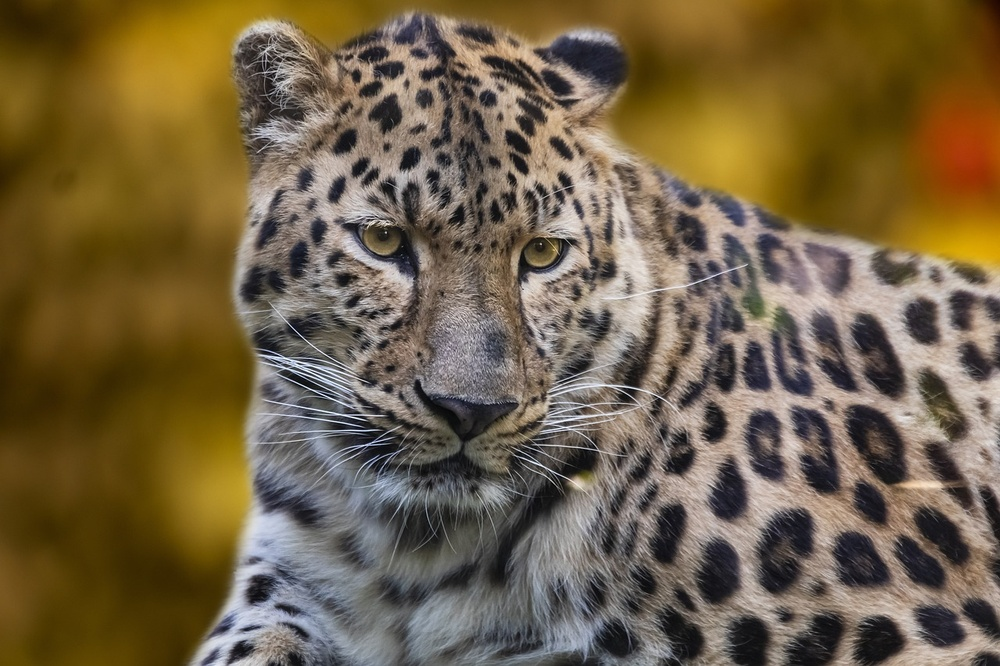
//> input picture ch4/data/leopard.jpg, 1000 x 666 px, shrunk from 1280 x 852 before the run
$ ./basic_image_operations ../data/leopard.jpg   (built with g++ and OpenCV 4)
//> lines starting //> are read from the running program, lines starting //| are printed output that depends on the picture; after the words box and inside, x2 and y2 are one past the last pixel; in counts of white or black regions, pixels touching at a corner belong together
// basic_image_operations.cpp
// 2023 SEP 23
// Tershire


#include <iostream>

#include <opencv2/opencv.hpp>


int main(int argc, char **argv)
{
    // image //////////////////////////////////////////////////////////////////
    cv::Mat image;

    // load image /////////////////////////////////////////////////////////////
    image = cv::imread(argv[1]);
//> image is the input picture: 666 rows x 1000 cols, CV_8UC3; mean B, G, R 69.3, 97.5, 114.2

    // check loading
    if (image.data == nullptr)
    {
        std::cerr << "file" << argv[1] << " does not exist." << std::endl;
        return 0;
    }

    // basic info.
    std::cout << "w: " << image.cols << " == " << image.size().width  << std::endl
              << "h: " << image.rows << " == " << image.size().height << std::endl;
//| w: 1000 == 1000
//| h: 666 == 666
    std::cout << "#channels: " << image.channels() << std::endl;
//| #channels: 3

    // type
    std::cout << "image_type: " << image.type() << std::endl;
//| image_type: 16
    assert(image.type() == CV_8UC1 || image.type() == CV_8UC3);

    //
    unsigned char* row_ptr;
    unsigned char* pixel_ptr;
    unsigned char gray_level;
    for (size_t y = 0; y < image.rows; ++y)
    {
        row_ptr = image.ptr<unsigned char>(y);

        for (size_t x = 0; x < image.cols; ++x)
        {
            pixel_ptr = &row_ptr[x * image.channels()];

            for (int c = 0; c < image.channels(); ++c)
            {
                gray_level = pixel_ptr[c];
            }
        }
    }
//> this loop made 666 passes
//> gray_level on passes 1 to 3: 30, 31, 33
//> after the loop, gray_level = 33

    // print (B, G, R) of the last pixel
    std::cout << "last pixel's (B, G, R) is ";
    std::cout << "(" << int(pixel_ptr[0]) << ", "
                     << int(pixel_ptr[1]) << ", "
                     << int(pixel_ptr[2]) << ")" << std::endl;
//| (34, 31, 33)

    cv::imshow("image", image);
    cv::waitKey(0);

    // cv::Mat copy ///////////////////////////////////////////////////////////
    // <M1> operator = --------------------------------------------------------
    // operator = yields reference, not data copy
    cv::Mat image_other = image;

    // changing image_other will change image too
    image_other(cv::Rect(0, 0, 100, 100)).setTo(0);
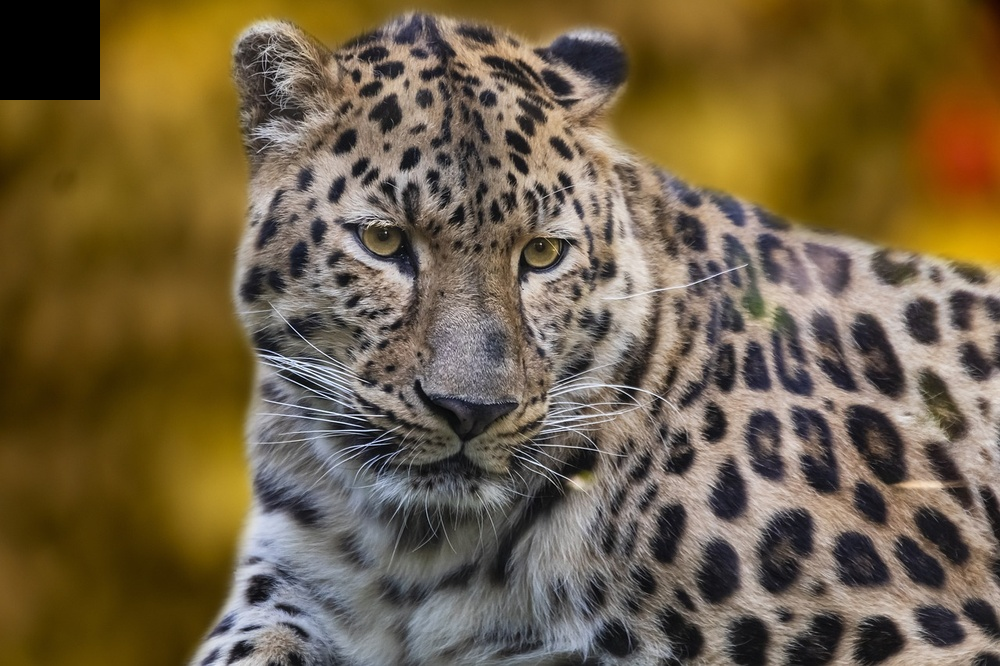
//> image_other: 666 rows x 1000 cols, CV_8UC3; 1.5% of pixels changed, all inside (x1, y1, x2, y2) = (0, 0, 100, 100)

    cv::imshow("image", image);
    cv::waitKey(0);

    // <M2> clone -------------------------------------------------------------
    // .clone() copies the data
    cv::Mat image_clone = image.clone();

    // changing image_clone will not change image
    image_clone(cv::Rect(0, 0, 100, 100)).setTo(255);
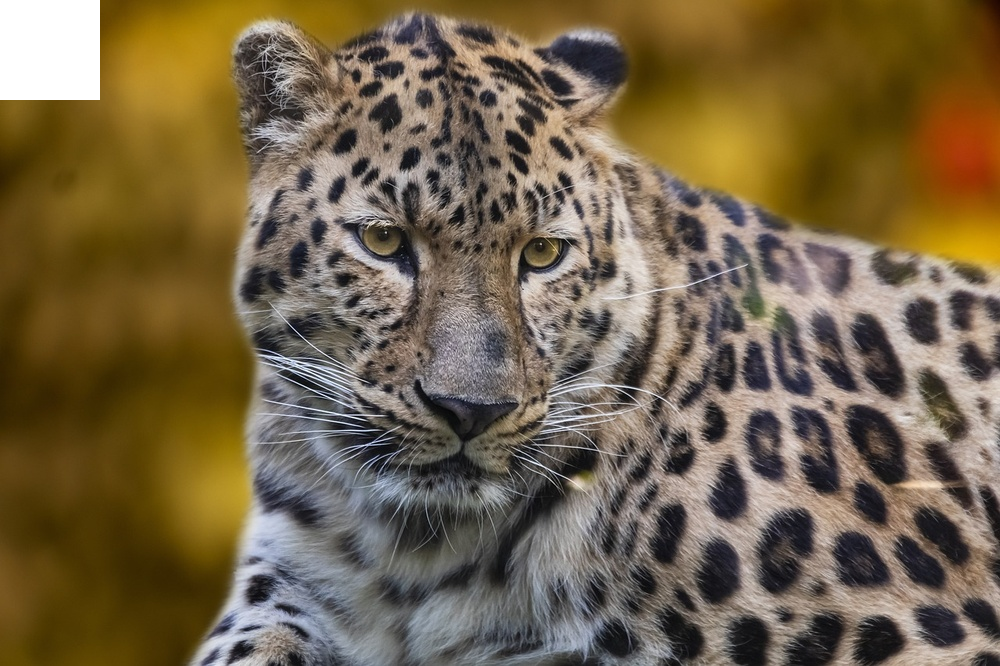
//> image_clone: 666 rows x 1000 cols, CV_8UC3; 1.5% of pixels changed, all inside (x1, y1, x2, y2) = (0, 0, 100, 100)

    cv::imshow("image", image);
    cv::imshow("image_clone", image_clone);
    cv::waitKey(0);

    cv::destroyAllWindows();

    return 0;
}

$ run again, on ch4/data/left.png
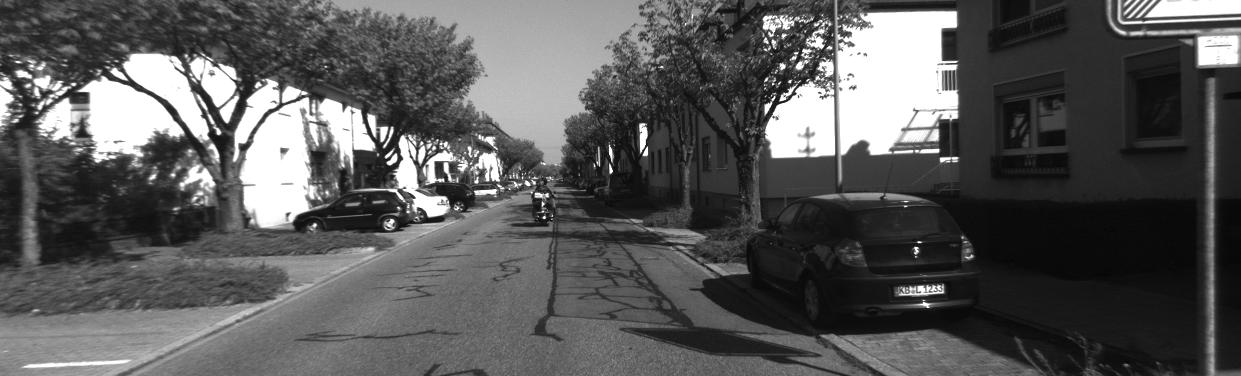
//> input picture ch4/data/left.png, 1241 x 376 px
//> image is the input picture: 376 rows x 1241 cols, CV_8UC3; min 6, max 255, mean 89
//| w: 1241 == 1241
//| h: 376 == 376
//| #channels: 3
//| image_type: 16
//> the loop `for (size_t y = 0; y < image.rows; ++y)` made 376 passes
//> gray_level on passes 1 to 3: 255, 255, 255
//> after the loop `for (size_t y = 0; y < image.rows; ++y)`: gray_level = 101
//| (101, 101, 101)
//> `image_other(cv::Rect(0, 0, 100, 100)).setTo(0);`:
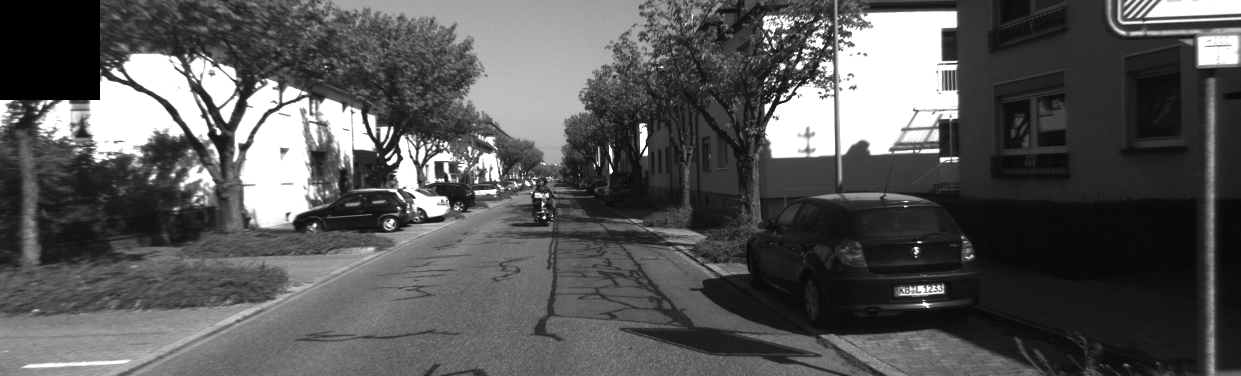
//> image_other: 376 rows x 1241 cols, CV_8UC3; 2.14% of pixels changed, all inside (x1, y1, x2, y2) = (0, 0, 100, 100)
//> `image_clone(cv::Rect(0, 0, 100, 100)).setTo(255);`:
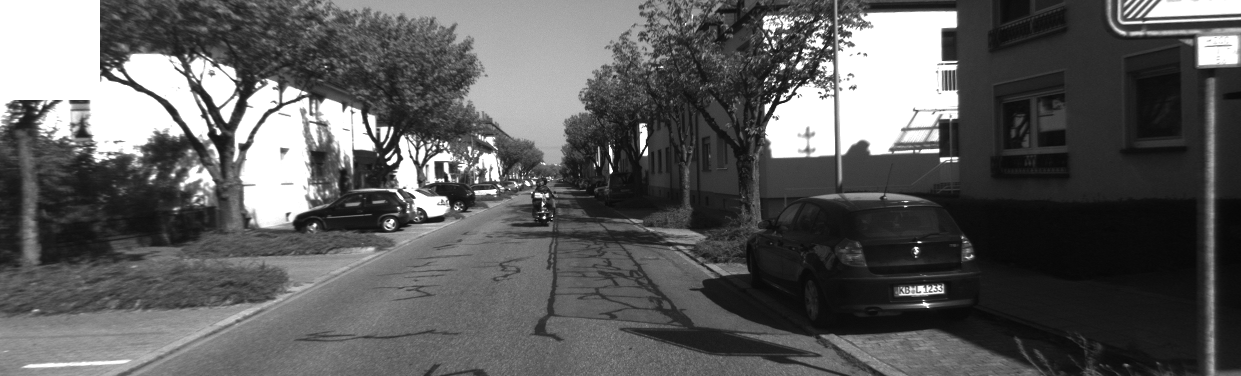
//> image_clone: 376 rows x 1241 cols, CV_8UC3; 2.14% of pixels changed, all inside (x1, y1, x2, y2) = (0, 0, 100, 100)

$ run again, on ch4/data/right.png
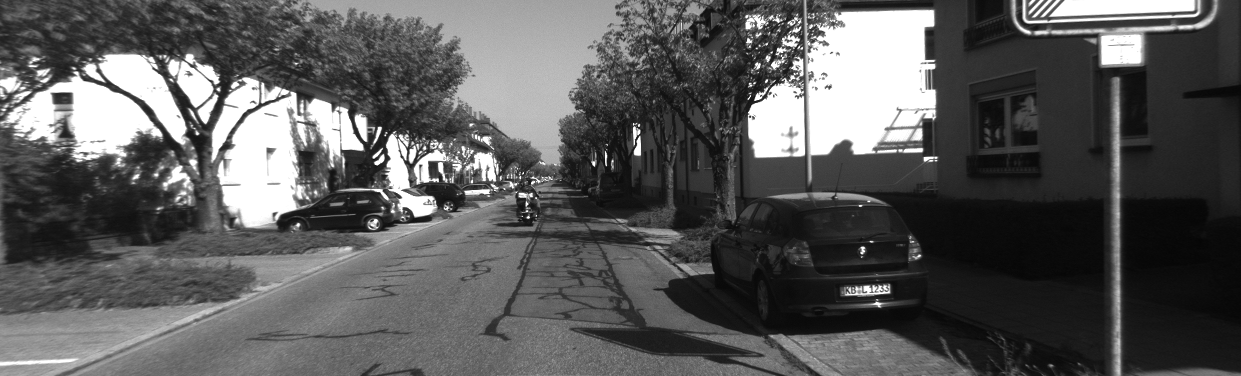
//> input picture ch4/data/right.png, 1241 x 376 px
//> image is the input picture: 376 rows x 1241 cols, CV_8UC3; min 5, max 255, mean 90.3
//| w: 1241 == 1241
//| h: 376 == 376
//| #channels: 3
//| image_type: 16
//> the loop `for (size_t y = 0; y < image.rows; ++y)` made 376 passes
//> gray_level on passes 1 to 3: 39, 38, 39
//> after the loop `for (size_t y = 0; y < image.rows; ++y)`: gray_level = 116
//| (116, 116, 116)
//> `image_other(cv::Rect(0, 0, 100, 100)).setTo(0);`:
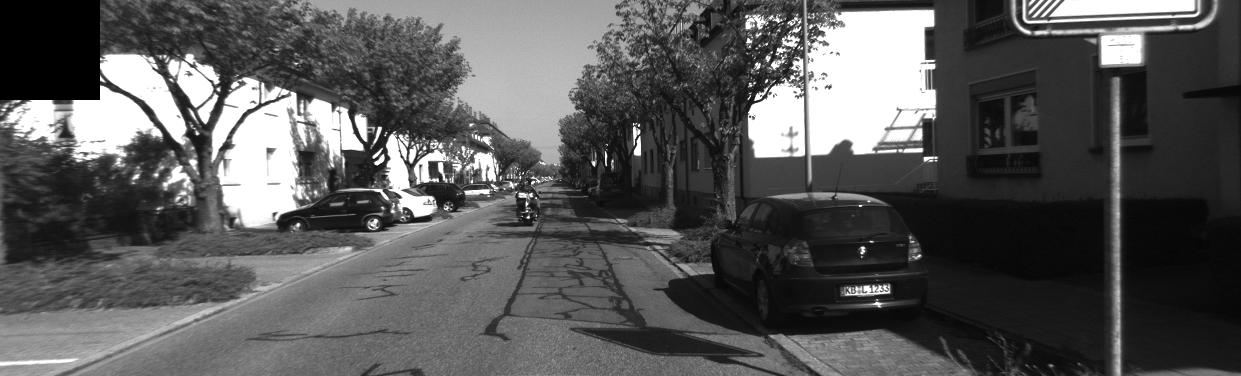
//> image_other: 376 rows x 1241 cols, CV_8UC3; 2.14% of pixels changed, all inside (x1, y1, x2, y2) = (0, 0, 100, 100)
//> `image_clone(cv::Rect(0, 0, 100, 100)).setTo(255);`:
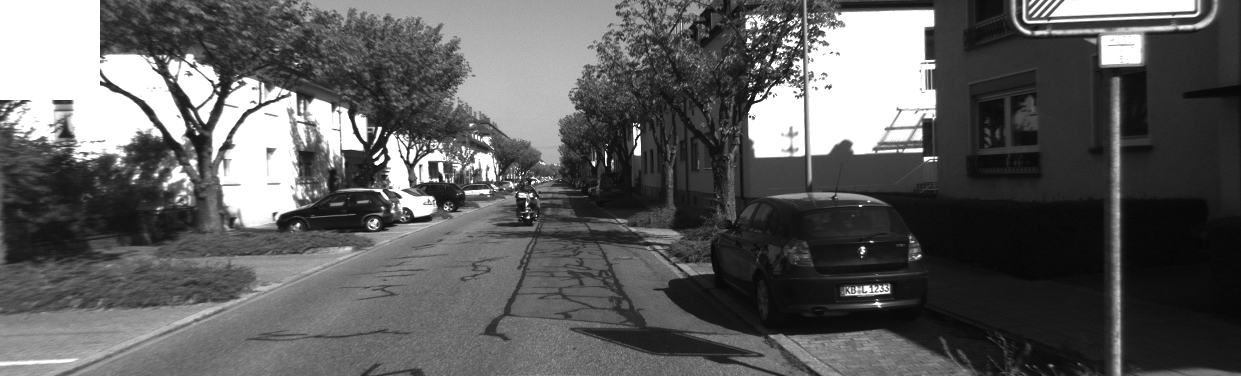
//> image_clone: 376 rows x 1241 cols, CV_8UC3; 2.14% of pixels changed, all inside (x1, y1, x2, y2) = (0, 0, 100, 100)
